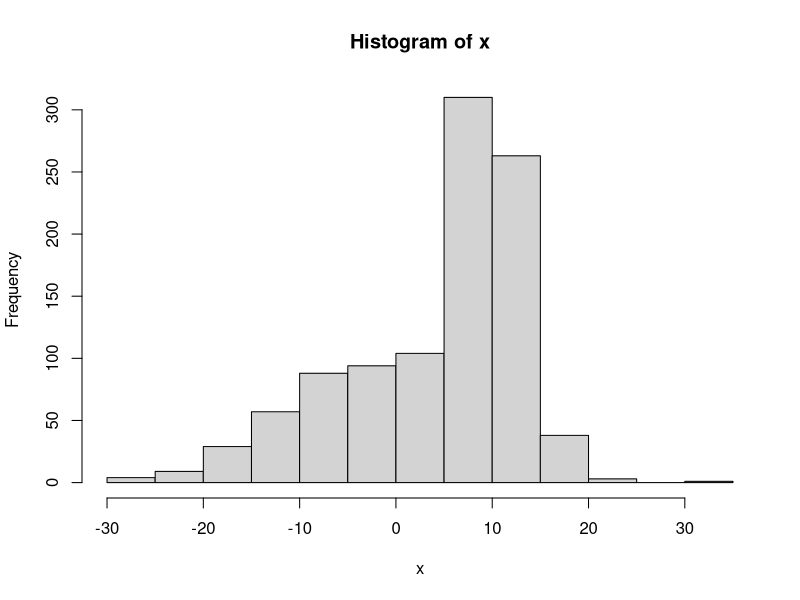
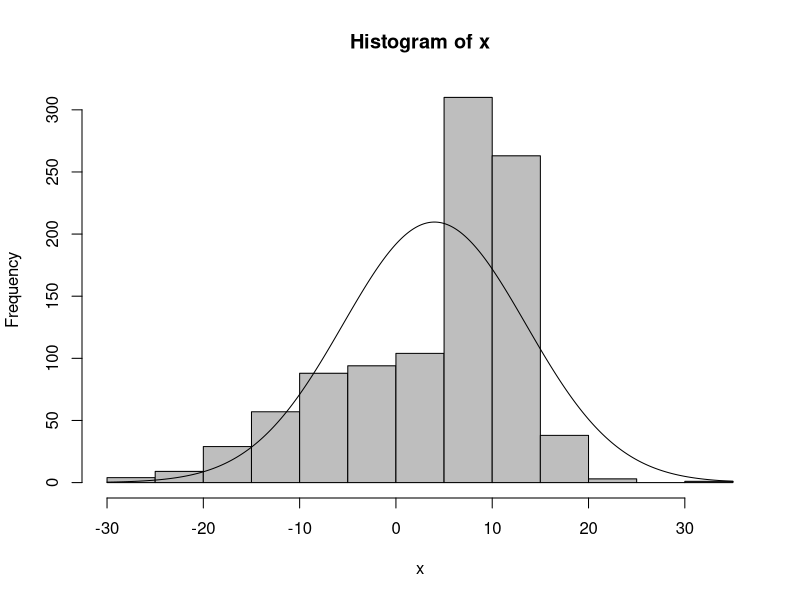
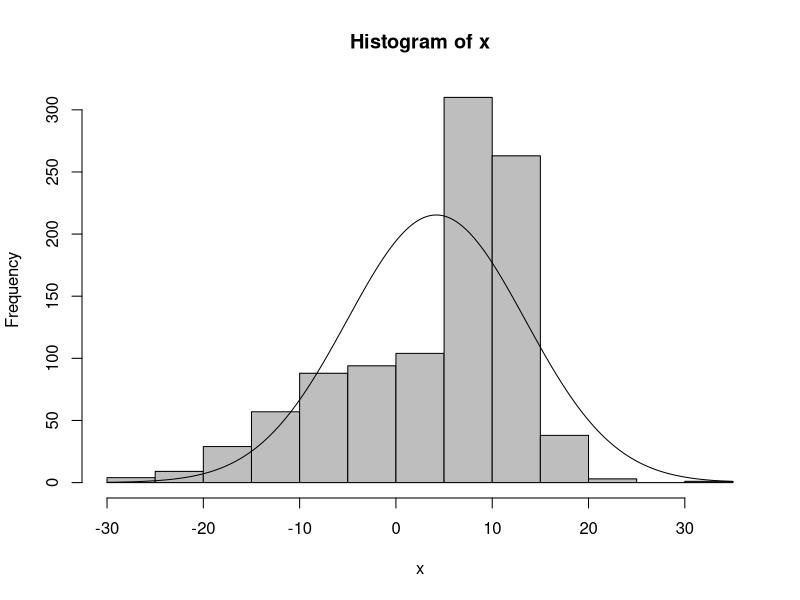
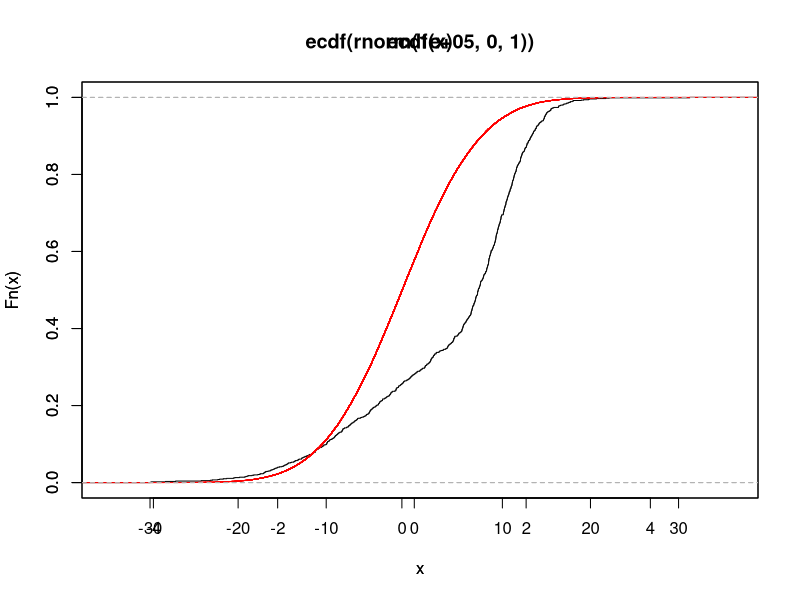

Source code (R) for these figures, in order:
## ---- chunk 1
mu_1 <- 10
mu_2 <- -2
sd_1 <- 3
sd_2 <- 10
n <- 1000
mean <- c(mu_1, mu_2)
sd <- c(sd_1, sd_2)

my.data <- rnorm(n, mean, sd)
summary(my.data)
## ---- chunk 2
x <- my.data

# histogram
hist(x)

# superimpose normal density
h <- hist(x, plot=FALSE)
plot(h, col="grey")
xlines <-seq(min(h$breaks),max(h$breaks),length.out=1000)
lines(x = xlines,y=dnorm(xlines, 4, sqrt(90.5)) *length(x)*diff(h$breaks)[1])


# superimpose emperical density
h <- hist(x, plot=FALSE)
plot(h, col="grey")
xlines <-seq(min(h$breaks),max(h$breaks),length.out=1000)
lines(x = xlines, y=dnorm(xlines, mean(x), sd(x)) * length(x)*diff(h$breaks)[1])
## ---- chunk 3
Fs_1 <- ecdf(x)
# plot ecdf
plot(Fs_1)


# superimpose cdf for standard normal
par(new=TRUE)
plot(ecdf(rnorm(10e4, 0, 1)), col="red")

# calculate maximal difference
sample <- x
x <- seq(min(sample),max(sample), by = .01)
max(abs(Fs_1(x)-pnorm(x,mean = mean(sample), sd = sd(sample))))

## ---- chunk 4
# your code here
k_central_moment <- function(num){
  return (sum((my.data - mean(my.data))^(num))/n)
}
# skewness
third_central_moment = k_central_moment(3)
sec_central_moment = k_central_moment(2)
skewness = third_central_moment/sec_central_moment^(3/2)
skewness
# kurtosis
four_central_moment = k_central_moment(4)
kurtosis = four_central_moment/sec_central_moment^2
kurtosis
## ---- chunk 5
quantile(my.data, probs = seq(0.1,0.9,0.1))
my.data_sorted = sort(my.data)
print("naive approach:")
my.data_sorted[seq(100, 900, 100)]
res <- list()
print("how it is done in r:")
res <- c()
for(i in seq(100, 900, 100)) {
  res<-c(res,((my.data_sorted[i])*(i/1000)+((my.data_sorted[i+1])*((1000-i)/1000))))
}
res

## ---- chunk 6
sample_variance <- function(x, s_mean) {
    return(sum((x - s_mean)^2)/(length(x)-1))
}
standard_error <- function(x, s_mean) {
    return(sqrt(sample_variance(x, s_mean)))
}
# sample mean and sample variance
s_mean <- mean(my.data)
s_variance <- sample_variance(my.data, s_mean)
s_s_error <- standard_error(my.data, s_mean)
cat("Sample mean\t\t=\t", s_mean, "\n")
cat("Sample variance\t\t=\t", s_variance, "\n")
cat("Sample standard error\t=\t", s_s_error, "\n")

cat("Exp. value and s. mean difference\t=\t", abs(4-s_mean), "\n")
cat("Variance and s. variance difference\t=\t", abs(90.5-s_variance), "\n")
## ---- chunk 7
m <- mean(my.data); 
print(m)
s <- sd(my.data)
print("For 1 sigma:")
mean(abs(my.data-m)< s) # should be 0.66
print("For 2 sigma:")
mean(abs(my.data-m)< 2*s) # should be 0.95
print("For 3 sigma:")
mean(abs(my.data-m)< 3*s) # should be 0.997
